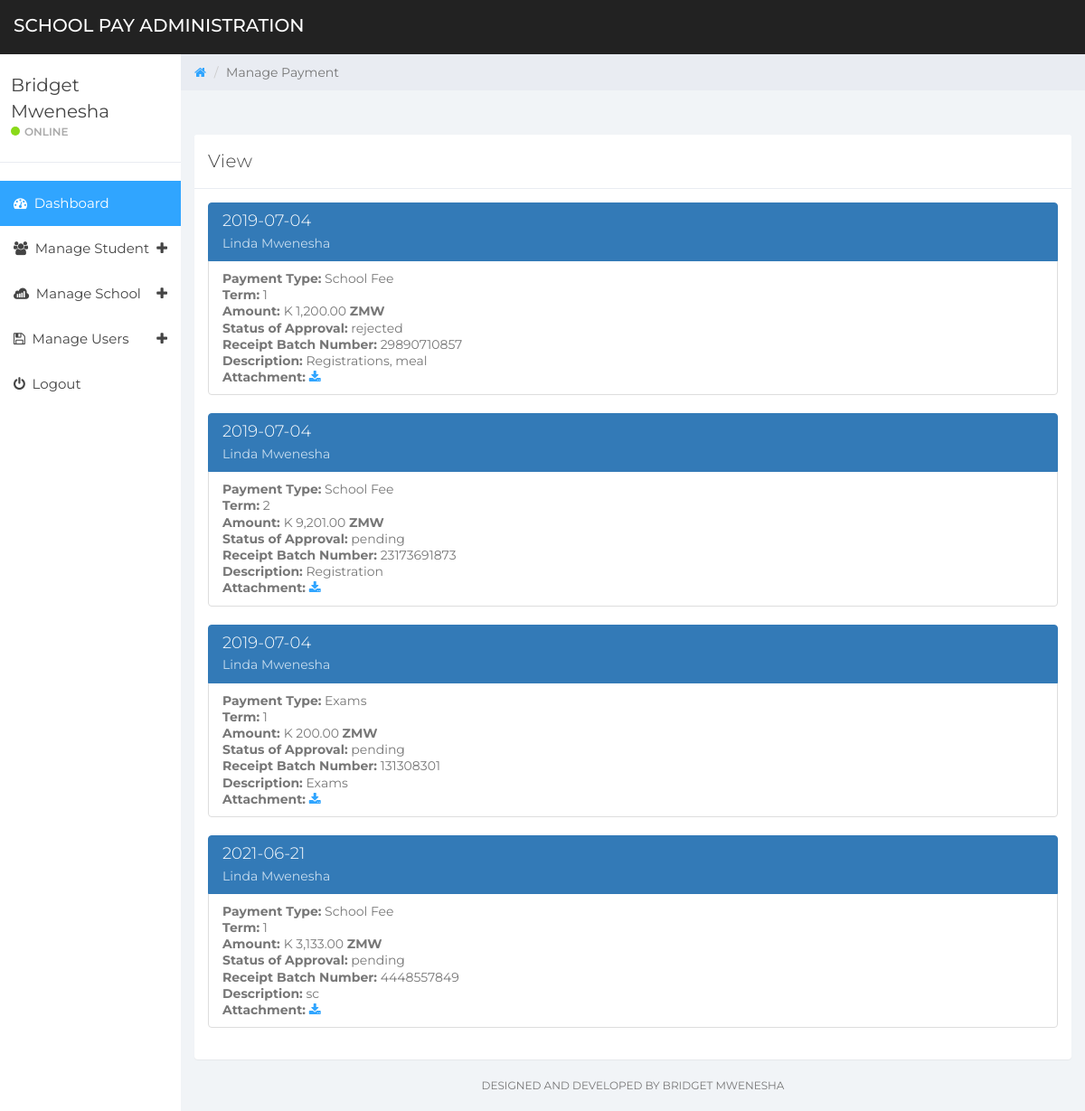
Screenshot of /viewPayment.php?stID=1 (signed in) with the database file from the repository.
### tables this page shows
CREATE TABLE `payment` (
  `paymentID` int(50) NOT NULL,
  `studentID` varchar(150) NOT NULL,
  `amountPaid` varchar(100) DEFAULT NULL,
  `term` int(10) NOT NULL,
  `paymentType` varchar(100) NOT NULL,
  `receiptBatchNumber` text DEFAULT NULL,
  `description` text DEFAULT NULL,
  `attachment` text DEFAULT NULL,
  `dateOfPayments` date NOT NULL,
  `statusApproval` varchar(11) NOT NULL
);

CREATE TABLE `student` (
  `sn` int(10) NOT NULL,
  `firstName` varchar(100) NOT NULL,
  `surname` varchar(100) NOT NULL,
  `dob` date DEFAULT NULL,
  `grade` enum('1','2','3','4','5','6','7','8','9','10','11','12') DEFAULT NULL,
  `class` varchar(100) NOT NULL,
  `address` text DEFAULT NULL,
  `account` int(11) NOT NULL
);

### viewPayment.php (the view, shortened to what this page needs)
<?php include 'include/leader.php'?>
<?php include "include/side.php"; ?>
    <div class="col-sm-9 col-sm-offset-3 col-lg-10 col-lg-offset-2 main">
    <div class="row">
        <ol class="breadcrumb">
            <li><a href="#">
                    <em class="fa fa-home"></em>
                </a></li>
            <li class="active">Manage Payment</li>
        </ol>
    </div>
    <div class="row">
        <div class="col-lg-12">
            <h1 class="page-header"View Payments</h1>
        </div>
    </div>
    <div class="row">
        <div class="col-md-12">
            <div class="panel panel-default">
                <div class="panel-heading">
                    View
                </div>
                <div class="panel-body">
                    <div class="canvas-wrapper">
                        <div class="media">
                            <?php
                            $st =$_GET["stID"] ;
                            $sql = "SELECT * FROM payment INNER JOIN student ON studentID = sn WHERE sn = ?";
                            $binder = $con->prepare($sql);
                            $binder->bindValue(1, $st);
                            $binder->execute();
                            if ($binder->rowCount()>0){
                                while($row = $binder->fetch(PDO::FETCH_OBJ)){
                                    $fname = $row->firstName;
                                    $lname = $row->surname;
                                    $statusApproval = $row->statusApproval;
                                    $amount = number_format($row->amountPaid,2);
                                    $term = $row->term;
                                    $paymentType = $row->paymentType;
                                    $receiptBatchNumber = $row->receiptBatchNumber;
                                    $description = $row->description;
                                    $attachment = $row->attachment;
                                    $dateOfPayments = $row->dateOfPayments;
                                    echo "
                                       <div class='list-group'>
                                              <a href='' class='list-group-item active'>
                                                <h4 class='list-group-item-heading'>$dateOfPayments</h4>
                                                <p class='list-group-item-text'>$fname $lname</p>
                                              </a>
                                               <li href='' class='list-group-item'>
                                                <p class='list-group-item-text'><b>Payment Type:</b> $paymentType </p>
                                                <p class='list-group-item-text'><b>Term:</b> $term </p>
                                                <p class='list-group-item-text'><b>Amount: </b> K $amount <b>ZMW</b>  </p>
                                                <p class='list-group-item-text'><b>Status of Approval:</b> $statusApproval  </p>
                                                <p class='list-group-item-text'><b>Receipt Batch Number:</b> $receiptBatchNumber </p>
                                                <p class='list-group-item-text'><b>Description:</b> $description </p>
                                                <p class='list-group-item-text'><b>Attachment:</b> <a href='receipt/$attachment'><span class='fa fa-download'></span></a> </p>
                                              </li>
                                    </div>";
                                }
                            }
                            ?>
                        </div>
                    </div>
                </div>
            </div>
        </div>
    </div>
    <div class="row">
<?php  include 'include/footer.php'?>

### include/leader.php (shortened to what this page needs)
<!DOCTYPE html>
<html>
<head>
    <link href="css/bootstrap.min.css" rel="stylesheet">
    <link href="css/font-awesome.min.css" rel="stylesheet">
    <link href="css/datepicker3.css" rel="stylesheet">
    <link href="css/styles.css" rel="stylesheet">
</head>
<body>
<nav class="navbar navbar-custom navbar-fixed-top" role="navigation">
    <div class="container-fluid">
        <div class="navbar-header">
            <a class="navbar-brand" href="javascript:">School Pay Administration</a>
        </div>
    </div>
</nav>

### include/side.php (shortened to what this page needs)
<div id="sidebar-collapse" class="col-sm-3 col-lg-2 sidebar">
    <div class="profile-sidebar">
        <div class="profile-usertitle">
            <div class="profile-usertitle-name"><?php echo $_SESSION["fname"]." ".$_SESSION["lname"] ?></div>
            <div class="profile-usertitle-status"><span class="indicator label-success"></span>Online</div>
        </div>
    </div>
    <ul class="nav menu">
        <li class="active"><a href="index.php"><em class="fa fa-dashboard">&nbsp;</em> Dashboard</a></li>
        <li class="parent "><a data-toggle="collapse" href="#student">
                <em class="fa fa-users">&nbsp;</em> Manage Student <span data-toggle="collapse" href="#student" class="icon pull-right"><em class="fa fa-plus"></em></span>
            </a>
        </li>
        <li class="parent "><a data-toggle="collapse" href="#school">
                <em class="fa fa-sellsy">&nbsp;</em> Manage School <span data-toggle="collapse" href="#school" class="icon pull-right"><em class="fa fa-plus"></em></span>
            </a>
        </li>
        <li class="parent "><a data-toggle="collapse" href="#user">
                <em class="fa fa-save">&nbsp;</em> Manage Users <span data-toggle="collapse" href="#user" class="icon pull-right"><em class="fa fa-plus"></em></span>
            </a>
        </li>
        <li><a href="logout.php"><em class="fa fa-power-off">&nbsp;</em> Logout</a></li>
    </ul>
</div>

### include/footer.php (shortened to what this page needs)
<div class="col-sm-12">
    <p class="back-link">Designed and Developed by Bridget Mwenesha</p>
</div>
</div>
</div>
</body>
</html>

### css/styles.css (style rules this page uses)
body { background: #f1f4f7; padding-top: 60px; font-size: 14px; color: #444444; font-family: "Montserrat", "Helvetica Neue", Helvetica, Arial, sans-serif; }
p { color: #777; }
a, a:hover, a:focus { color: #30a5ff; }
h1, h2, h3, h4, h5, h6 { color: #444444; }
h1 { font-weight: 300; font-size: 40px; }
h3, h4 { font-weight: 300; }
.navbar-custom { background: #222; height: 60px; }
.navbar-header .navbar-brand { color: #fff; font-size: 20px; text-transform: uppercase; font-weight: 500; height: 60px; padding-top: 18px; }
.label-success { background-color: #8ad919; }
.panel { border: 0; }
.panel-heading { font-size: 20px; font-weight: 300; letter-spacing: 0.025em; height: 60px; line-height: 38px; }
.panel-default .panel-heading { background: #fff; border-bottom: 1px solid #e9ecf2; color: #444444; }
.navbar { border: 0; }
.sidebar { display: block; padding: 0; display: none; box-shadow: none; background: #fff; }
.sidebar ul { margin: 20px 0px; }
@media (min-width: 768px) { .sidebar { display: block; position: fixed; top: 60px; bottom: 0; left: 0; z-index: 1000; display: block; margin: 0; padding: 0; overflow-x: hidden; overflow-y: auto; } }
@media (min-width: 768px) { .navbar-header { width: 100%; } }
.sidebar ul.nav .active a, .sidebar ul.nav li.parent a.active, .sidebar ul.nav .active > a:hover, .sidebar ul.nav li.parent a.active:hover, .sidebar ul.nav .active > a:focus, .sidebar ul.nav li.parent a.active:focus { color: #fff; background-color: #30a5ff; }
.sidebar ul.nav li a { height: 50px; font-size: 15px; line-height: 2em; color: #444444; }
.profile-sidebar { padding: 10px 0; border-bottom: 1px solid #e9ecf2; }
.indicator { width: 10px; height: 10px; display: inline-block; border-radius: 9999px; margin-right: 5px; }
.profile-usertitle { float: left; text-align: left; margin: 10px 0 0 12px; }
.profile-usertitle-name { font-size: 20px; margin-bottom: 0px; }
.profile-usertitle-status { text-transform: uppercase; color: #AAA; font-size: 12px; font-weight: 600; margin-bottom: 15px; }
.breadcrumb { border-radius: 0; padding: 10px 15px 10px 15px; background: #e9ecf2; margin: 0; }
h1.page-header { margin-top: 20px; border-bottom: 0; }
p.back-link { text-align: center; margin-bottom: 20px; font-size: 12px; text-transform: uppercase; }

### rows the page displays
payment: dateOfPayments "2019-07-04", studentID.firstName "Linda", studentID.surname "Mwenesha", paymentType "School Fee", term "1", amountPaid "1,200.00", statusApproval "rejected", receiptBatchNumber "29890710857", description "Registrations, meal"
payment: dateOfPayments "2019-07-04", studentID.firstName "Linda", studentID.surname "Mwenesha", paymentType "School Fee", term "2", amountPaid "9,201.00", statusApproval "pending", receiptBatchNumber "23173691873", description "Registration"
payment: dateOfPayments "2019-07-04", studentID.firstName "Linda", studentID.surname "Mwenesha", paymentType "Exams", term "1", amountPaid "200.00", statusApproval "pending", receiptBatchNumber "131308301", description "Exams"
payment: dateOfPayments "2021-06-21", studentID.firstName "Linda", studentID.surname "Mwenesha", paymentType "School Fee", term "1", amountPaid "3,133.00", statusApproval "pending", receiptBatchNumber "4448557849", description "sc"

### other values shown
$_SESSION["fname"] "Bridget"
$_SESSION["lname"] "Mwenesha"
